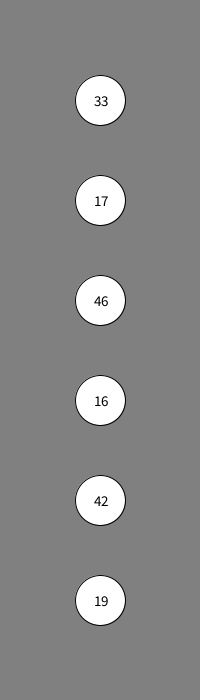
Frame 1 (no input)
Frame 60 (the mouse pressed at the canvas centre just before this capture): identical to frame 1, image omitted
Frame 120 (the mouse held since frame 60 and released just before this capture): identical to frame 1, image omitted

The Processing sketch that drew this single still picture (run headless with seeded random() and noise(); from frame 60 on, the mouse is pressed at the canvas centre):

// Processing sketch: lottozahlen
// ── lottozahlen.pde
int[] zufallszahlen = new int[6];

void setup() {
  size(200, 700);
  
  for(int i = 0; i < zufallszahlen.length; i++){
    int zahl;
    do{
      zahl = (int)random(6, 49);
    } while(contains(zufallszahlen, zahl));
    zufallszahlen[i] = zahl;
  }
}

Boolean contains(int[] array, int value){
  for( int i = 0; i < array.length; i++){
    if(array[i] == value)
      return true;
  }
  return false;
}

void draw(){
  textAlign(CENTER, CENTER);
  textSize(15);  
  translate(100, 0);
  background(128);
  for(int i = 0; i < zufallszahlen.length; i++){
    translate(0, 100);
    drawBall(0,0, zufallszahlen[i]);
  }
}

void drawBall(int x, int y, int value){
  fill(255);
  ellipse(x, y, 50, 50);
  fill(0);
  text(value, x, y);
}

// ── Ball.pde
class Ball{
  int number;
  int value;
  
  Ball(int number, int[] othernumbers){
    
  }
}
